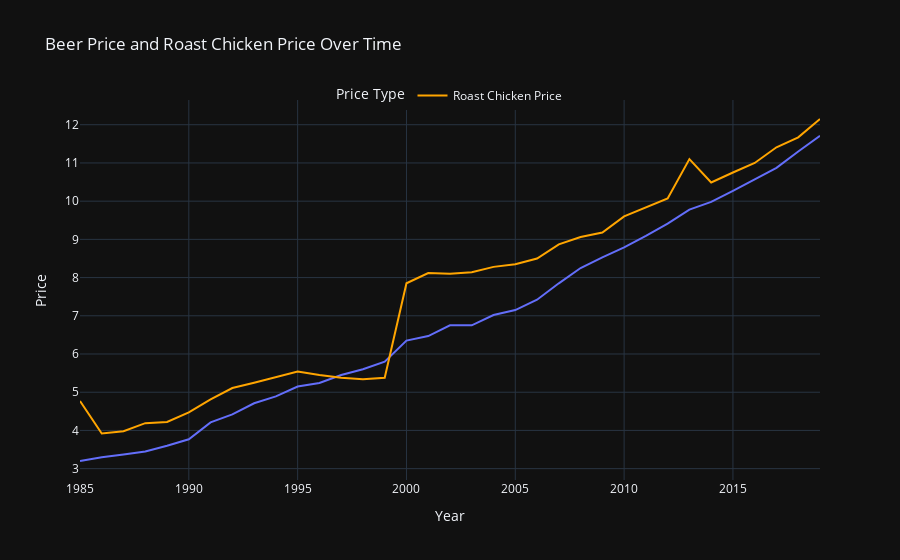

The notebook cell this image was saved under:
### Markdown cell above
![Plot](plots/2.png)

### Code cell
# Create a line plot for beer price over time
fig = px.line(df, x='year', y='beer_price', title='Beer Price and Roast Chicken Price Over Time')
fig.update_xaxes(title='Year')
fig.update_yaxes(title='Price')

# Add a line plot for roast chicken price
fig.add_trace(
    go.Scatter(
        x=df['year'],
        y=df['roast_chicken_price'],
        mode='lines',
        name='Roast Chicken Price',
        line=dict(color='orange', width=2),
        legendgroup='Roast Chicken Price',
        showlegend=True
    )
)

fig.update_traces(line=dict(color='blue', width=2), selector=dict(name='Beer Price'))
fig.update_layout(
    legend_title_text='Price Type',template='plotly_dark',
    legend=dict(
        orientation="h",xanchor="center",x=0.5,yanchor="top",y=1.05))
fig.show()

### Figure 1 — Plotly figure (JSON) as saved in the notebook; plotly's stock layout.template omitted (floating-point values rounded to 4 significant figures)
{"data": [{"hovertemplate": "year=%{x}<br>beer_price=%{y}<extra></extra>", "legendgroup": "", "line": {"color": "#636efa", "dash": "solid"}, "marker": {"symbol": "circle"}, "mode": "lines", "name": "", "orientation": "v", "showlegend": false, "type": "scatter", "x": [1985, 1986, 1987, 1988, 1989, 1990, 1991, 1992, 1993, 1994, 1995, 1996, 1997, 1998, 1999, 2000, 2001, 2002, 2003, 2004, 2005, 2006, 2007, 2008, 2009, 2010, 2011, 2012, 2013, 2014, 2015, 2016, 2017, 2018, 2019], "xaxis": "x", "y": [3.2, 3.3, 3.37, 3.45, 3.6, 3.77, 4.21, 4.42, 4.71, 4.89, 5.15, 5.24, 5.45, 5.6, 5.8, 6.35, 6.47, 6.75, 6.75, 7.02, 7.15, 7.42, 7.85, 8.25, 8.53, 8.79, 9.09, 9.41, 9.78, 9.98, 10.27, 10.57, 10.87, 11.3, 11.71], "yaxis": "y"}, {"legendgroup": "Roast Chicken Price", "line": {"color": "orange", "width": 2}, "mode": "lines", "name": "Roast Chicken Price", "showlegend": true, "type": "scatter", "x": [1985, 1986, 1987, 1988, 1989, 1990, 1991, 1992, 1993, 1994, 1995, 1996, 1997, 1998, 1999, 2000, 2001, 2002, 2003, 2004, 2005, 2006, 2007, 2008, 2009, 2010, 2011, 2012, 2013, 2014, 2015, 2016, 2017, 2018, 2019], "y": [4.77, 3.92, 3.98, 4.19, 4.22, 4.47, 4.81, 5.11, 5.25, 5.39, 5.54, 5.45, 5.38, 5.34, 5.38, 7.85, 8.12, 8.1, 8.14, 8.28, 8.35, 8.5, 8.87, 9.06, 9.18, 9.6, 9.83, 10.07, 11.1, 10.49, 10.75, 11, 11.41, 11.67, 12.15]}], "layout": {"legend": {"orientation": "h", "title": {"text": "Price Type"}, "tracegroupgap": 0, "x": 0.5, "xanchor": "center", "y": 1.05, "yanchor": "top"}, "title": {"text": "Beer Price and Roast Chicken Price Over Time"}, "xaxis": {"anchor": "y", "domain": [0, 1], "title": {"text": "Year"}}, "yaxis": {"anchor": "x", "domain": [0, 1], "title": {"text": "Price"}}}}
